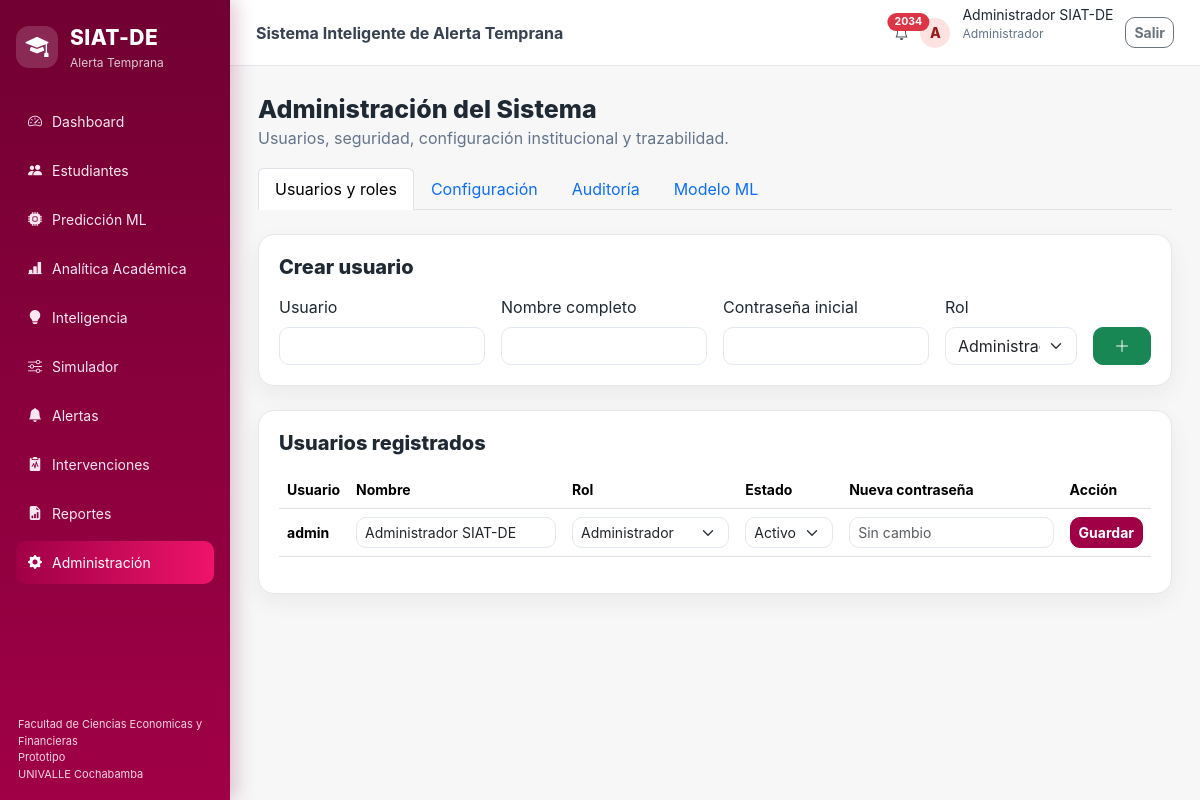
The app's page /administracion (signed in) with its own data.
### tables this page shows
CREATE TABLE usuarios (
    id INTEGER PRIMARY KEY AUTOINCREMENT,
    usuario TEXT NOT NULL UNIQUE,
    nombre TEXT NOT NULL,
    password_hash TEXT NOT NULL,
    rol TEXT NOT NULL DEFAULT 'Consulta',
    activo INTEGER NOT NULL DEFAULT 1,
    creado_en TEXT NOT NULL,
    actualizado_en TEXT NOT NULL
);

### app.py (the view)
@app.route("/administracion")
def administracion():
    if not require_login(): return redirect(url_for("login"))
    if session.get("rol") != "Administrador":
        flash("Esta sección requiere rol de Administrador.", "warning")
        return redirect(url_for("dashboard"))
    settings = get_settings()
    return render_template("administracion.html", usuarios=list_users(), settings=settings,
                           auditoria=list_audit(80), model_error=_MODEL_ERROR)

### app.py (called while the page is built)
def require_login():
    return session.get("logged_in") is True

def can_manage_cases():
    return session.get("rol") in ["Administrador", "Bienestar Estudiantil", "Tutor académico"]

@app.context_processor
def inject_helpers():
    notices = notification_counts() if require_login() else {"total": 0}
    return dict(badge_class=badge_class, now=datetime.now(), notification_counts=notices,
                can_manage_cases=can_manage_cases())

### persistence.py (called while the page is built)
def connect():
    os.makedirs(os.path.dirname(DB_PATH), exist_ok=True)
    con = sqlite3.connect(DB_PATH)
    con.row_factory = sqlite3.Row
    con.execute("PRAGMA foreign_keys = ON")
    return con

def list_users():
    with connect() as con:
        return [dict(r) for r in con.execute(
            "SELECT id, usuario, nombre, rol, activo, creado_en, actualizado_en FROM usuarios ORDER BY nombre"
        ).fetchall()]

def get_settings():
    defaults = {"low_threshold": "0.25", "high_threshold": "0.37", "periodo_activo": "2025-I"}
    with connect() as con:
        rows = {r["clave"]: r["valor"] for r in con.execute("SELECT clave,valor FROM configuracion")}
    defaults.update(rows)
    return defaults

def list_audit(limit=100):
    with connect() as con:
        return [dict(r) for r in con.execute(
            "SELECT * FROM auditoria ORDER BY id DESC LIMIT ?", (int(limit),)
        ).fetchall()]

def notification_counts():
    today = datetime.now().strftime("%Y-%m-%d")
    with connect() as con:
        pending = con.execute("SELECT COUNT(*) FROM alertas WHERE estado='Pendiente'").fetchone()[0]
        overdue = con.execute("""SELECT COUNT(*) FROM intervenciones
            WHERE estado!='Finalizada' AND fecha_seguimiento IS NOT NULL AND fecha_seguimiento < ?""",
            (today,)).fetchone()[0]
    return {"alertas_pendientes": pending, "seguimientos_vencidos": overdue, "total": pending + overdue}

### templates/administracion.html (shortened to what this page needs)
{% extends 'base.html' %}
{% block content %}
<div class="page-title"><h2>Administración del Sistema</h2><p>Usuarios, seguridad, configuración institucional y trazabilidad.</p></div>
<ul class="nav nav-tabs mb-4" role="tablist">
<li class="nav-item"><button class="nav-link active" data-bs-toggle="tab" data-bs-target="#usuarios">Usuarios y roles</button></li>
<li class="nav-item"><button class="nav-link" data-bs-toggle="tab" data-bs-target="#configuracion">Configuración</button></li>
<li class="nav-item"><button class="nav-link" data-bs-toggle="tab" data-bs-target="#auditoria">Auditoría</button></li>
<li class="nav-item"><button class="nav-link" data-bs-toggle="tab" data-bs-target="#modelo">Modelo ML</button></li>
</ul>
<div class="tab-content">
<div class="tab-pane fade show active" id="usuarios">
<div class="panel mb-4"><h5>Crear usuario</h5><form method="post" action="{{ url_for('crear_usuario') }}" class="row g-3">
<div class="col-md-3"><label class="form-label">Usuario</label><input name="usuario" class="form-control" required></div>
<div class="col-md-3"><label class="form-label">Nombre completo</label><input name="nombre" class="form-control" required></div>
<div class="col-md-3"><label class="form-label">Contraseña inicial</label><input type="password" name="password" minlength="8" class="form-control" required></div>
<div class="col-md-2"><label class="form-label">Rol</label><select name="rol" class="form-select">{% for r in ['Administrador','Dirección académica','Bienestar Estudiantil','Tutor académico','Consulta'] %}<option>{{ r }}</option>{% endfor %}</select></div>
<div class="col-md-1 d-flex align-items-end"><button class="btn btn-success w-100"><i class="bi bi-plus-lg"></i></button></div>
</form></div>
<div class="panel"><h5>Usuarios registrados</h5><div class="table-responsive"><table class="table table-hover align-middle"><thead><tr><th>Usuario</th><th>Nombre</th><th>Rol</th><th>Estado</th><th>Nueva contraseña</th><th>Acción</th></tr></thead><tbody>
{% for u in usuarios %}<tr><td><b>{{ u.usuario }}</b><form id="user-{{ u.id }}" method="post" action="{{ url_for('editar_usuario', user_id=u.id) }}"></form></td><td><input form="user-{{ u.id }}" name="nombre" value="{{ u.nombre }}" class="form-control form-control-sm" required></td><td><select form="user-{{ u.id }}" name="rol" class="form-select form-select-sm">{% for r in ['Administrador','Dirección académica','Bienestar Estudiantil','Tutor académico','Consulta'] %}<option {% if u.rol==r %}selected{% endif %}>{{ r }}</option>{% endfor %}</select></td><td><select form="user-{{ u.id }}" name="activo" class="form-select form-select-sm"><option value="1" {% if u.activo %}selected{% endif %}>Activo</option><option value="0" {% if not u.activo %}selected{% endif %}>Inactivo</option></select></td><td><input form="user-{{ u.id }}" type="password" name="password" minlength="8" class="form-control form-control-sm" placeholder="Sin cambio"></td><td><button form="user-{{ u.id }}" class="btn btn-sm btn-primary">Guardar</button></td></tr>{% endfor %}
</tbody></table></div></div>
</div>
</div>
{% endblock %}

### templates/base.html (shortened to what this page needs)
<!doctype html>
<html lang="es">
<head>
  <link href="https://cdn.jsdelivr.net/npm/bootstrap@5.3.3/dist/css/bootstrap.min.css" rel="stylesheet">
  <link rel="stylesheet" href="https://cdn.jsdelivr.net/npm/bootstrap-icons@1.11.3/font/bootstrap-icons.min.css">
  <link rel="stylesheet" href="https://cdn.datatables.net/1.13.8/css/dataTables.bootstrap5.min.css">
  <link rel="stylesheet" href="{{ url_for('static', filename='css/style.css') }}">
</head>
<body>
{% if session.get('logged_in') %}
<div class="app-shell">
  <aside class="sidebar">
    <div class="brand-block">
      <div class="brand-icon"><i class="bi bi-mortarboard-fill"></i></div>
      <div>
        <div class="brand-title">SIAT-DE</div>
        <div class="brand-subtitle">Alerta Temprana</div>
      </div>
    </div>
    <nav class="nav flex-column side-nav">
      <a class="nav-link {% if request.endpoint=='dashboard' %}active{% endif %}" href="{{ url_for('dashboard') }}"><i class="bi bi-speedometer2"></i><span>Dashboard</span></a>
      <a class="nav-link {% if request.endpoint in ['estudiantes','perfil'] %}active{% endif %}" href="{{ url_for('estudiantes') }}"><i class="bi bi-people-fill"></i><span>Estudiantes</span></a>
      <a class="nav-link {% if request.endpoint=='prediccion' %}active{% endif %}" href="{{ url_for('prediccion') }}"><i class="bi bi-cpu-fill"></i><span>Predicción ML</span></a>
      <a class="nav-link {% if request.endpoint=='analitica_academica' %}active{% endif %}" href="{{ url_for('analitica_academica') }}"><i class="bi bi-bar-chart-line-fill"></i><span>Analítica Académica</span></a>
      <a class="nav-link {% if request.endpoint=='inteligencia' %}active{% endif %}" href="{{ url_for('inteligencia') }}"><i class="bi bi-lightbulb-fill"></i><span>Inteligencia</span></a>
      <a class="nav-link {% if request.endpoint=='simulador' %}active{% endif %}" href="{{ url_for('simulador') }}"><i class="bi bi-sliders"></i><span>Simulador</span></a>
      <a class="nav-link {% if request.endpoint=='alertas' %}active{% endif %}" href="{{ url_for('alertas') }}"><i class="bi bi-bell-fill"></i><span>Alertas</span></a>
      <a class="nav-link {% if request.endpoint=='intervenciones' %}active{% endif %}" href="{{ url_for('intervenciones') }}"><i class="bi bi-clipboard2-pulse-fill"></i><span>Intervenciones</span></a>
      <a class="nav-link {% if request.endpoint=='reportes' %}active{% endif %}" href="{{ url_for('reportes') }}"><i class="bi bi-file-earmark-bar-graph-fill"></i><span>Reportes</span></a>
      {% if session.get('rol') == 'Administrador' %}<a class="nav-link {% if request.endpoint in ['administracion','crear_usuario','editar_usuario','actualizar_configuracion'] %}active{% endif %}" href="{{ url_for('administracion') }}"><i class="bi bi-gear-fill"></i><span>Administración</span></a>{% endif %}
    </nav>
    <div class="sidebar-footer">Facultad de Ciencias Economicas y Financieras<br>Prototipo<br>UNIVALLE Cochabamba</div>
  </aside>
  <main class="main-content">
    <header class="topbar">
      <div>
        <span class="topbar-title">Sistema Inteligente de Alerta Temprana</span>
      </div>
      <div class="topbar-user">
        <a class="notification position-relative" href="{{ url_for('alertas') }}" title="Alertas pendientes y seguimientos vencidos"><i class="bi bi-bell"></i>{% if notification_counts.total %}<span class="position-absolute top-0 start-100 translate-middle badge rounded-pill bg-danger">{{ notification_counts.total }}</span>{% endif %}</a>
        <span class="avatar">{{ session.get('usuario','A')[:1]|upper }}</span>
        <span>{{ session.get('usuario','Usuario') }}<small class="d-block muted">{{ session.get('rol','Consulta') }}</small></span>
        <a class="btn btn-sm btn-outline-secondary" href="{{ url_for('logout') }}">Salir</a>
      </div>
    </header>
    <section class="page-container">
      {% block content %}{% endblock %}
    </section>
  </main>
</div>
{% else %}
  {% block public_content %}{% endblock %}
{% endif %}
</body>
</html>

### static/css/style.css (style rules this page uses)
:root { --primary: #A00046; --primary-dark: #710032; --primary-light: #ee136b; --primary-soft: #FCE7F1; --primary-border: #F8BBD0; --bg: #F7F7F8; --surface: #FFFFFF; --secondary: #F5F5F5; --text: #1F2933; --text-dark: #1F1F1F; --muted: #64748B; --border: #E5E7EB; --white: #FFFFFF; --risk-high: #E53935; --risk-medium: #FB8C00; --risk-low: #43A047; --red: var(--risk-high); --orange: var(--risk-medium); --green: var(--risk-low); --shadow-soft: 0 8px 22px rgba(31, 31, 31, .06); --shadow-strong: 0 25px 60px rgba(113, 0, 50, .22); }
* { box-sizing: border-box }
body { font-family: Inter, Segoe UI, Arial, sans-serif; background: var(--bg); color: var(--text); margin: 0 }
.app-shell { display: flex; min-height: 100vh }
.sidebar { width: 230px; background: linear-gradient(180deg, var(--primary-dark), var(--primary)); color: #fff; position: fixed; height: 100vh; padding: 22px 16px; box-shadow: 6px 0 18px rgba(113, 0, 50, .22); z-index: 10 }
.brand-block { display: flex; gap: 12px; align-items: center; margin-bottom: 28px }
.brand-icon, .login-brand-icon { width: 42px; height: 42px; border-radius: 13px; background: rgba(255, 255, 255, .13); display: flex; align-items: center; justify-content: center; font-size: 23px }
.brand-title { font-weight: 800; font-size: 21px; letter-spacing: .4px }
.brand-subtitle { font-size: 12px; opacity: .78 }
.side-nav { gap: 6px }
.side-nav .nav-link { color: var(--primary-soft); border-radius: 10px; padding: 11px 12px; display: flex; gap: 10px; align-items: center; font-size: 14px }
.side-nav .nav-link:hover, .side-nav .nav-link.active { background: var(--primary); color: #fff }
.sidebar-footer { position: absolute; bottom: 18px; left: 18px; right: 18px; font-size: 11px; color: #F3D4E2; line-height: 1.5 }
.main-content { margin-left: 230px; width: calc(100% - 230px) }
.topbar { height: 66px; background: #fff; border-bottom: 1px solid var(--border); display: flex; align-items: center; justify-content: space-between; padding: 0 26px; position: sticky; top: 0; z-index: 5 }
.topbar-title { font-weight: 700; color: #374151 }
.topbar-user { display: flex; gap: 12px; align-items: center; font-size: 14px }
.notification { color: #374151 }
.avatar { width: 30px; height: 30px; border-radius: 50%; background: #fee2e2; color: #991b1b; display: flex; align-items: center; justify-content: center; font-weight: 800 }
.page-container { padding: 28px }
.page-title h2 { font-weight: 800; font-size: 25px; margin-bottom: 2px }
.page-title p, .muted { color: var(--muted); margin-bottom: 18px }
.panel { background: #fff; border: 1px solid var(--border); border-radius: 16px; box-shadow: 0 8px 22px rgba(31, 31, 31, .06); padding: 20px }
.panel h5 { font-weight: 800; margin-bottom: 16px }
.table { font-size: 14px }
.btn-primary { background: var(--primary); border-color: var(--primary) }
.btn { border-radius: 10px; font-weight: 700 }
.form-control, .form-select { border-radius: 10px; border-color: #E2E8F0 }
a, .back-link { color: var(--primary); }
.sidebar .brand-icon, .login-brand-icon { background: rgba(255, 255, 255, .16); }
.side-nav .nav-link:hover, .side-nav .nav-link.active, .analytics-tabs a.active, .analytics-tabs a:hover, .analytics-tabs button.active, .analytics-tabs button:hover { background: linear-gradient(90deg, var(--primary), var(--primary-light)); color: var(--white); }
.btn-primary, .btn-primary:focus, .btn-primary:active { background: var(--primary) !important; border-color: var(--primary) !important; box-shadow: none !important; }
.kpi-card, .panel, .report-card, .admin-card, .login-card { box-shadow: var(--shadow-soft); }
.notification, .topbar-title, .corr-table th { color: #374151; }

### records on screen
usuarios: get "Administrador SIAT-DE", get "Administrador", usuario "admin", nombre "Administrador SIAT-DE", rol "Administrador", activo "Activo"

### other values on screen
{{ notification_counts.total }} "2034"
{{ session.get('usuario','A')[:1]|upper }} "A"
form field rol "Administrador"
